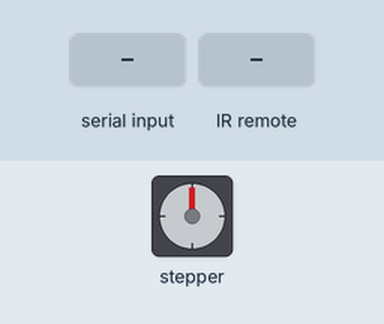
Recording of a sketch running on a simulated Arduino Uno, built with avr-gcc and run on an emulated ATmega328P. Parts: stepper motor. Wiring (inferred from the names in the program): stepper motor (2048 steps per turn assumed): coils pin 8, pin 9, pin 10, pin 11. The test bench sets the inputs (shaded band). What the sketch prints to the serial monitor is not drawn.

Above: at 1.2 s.
1.3 s: "1" received over Serial
At 2.84 s:
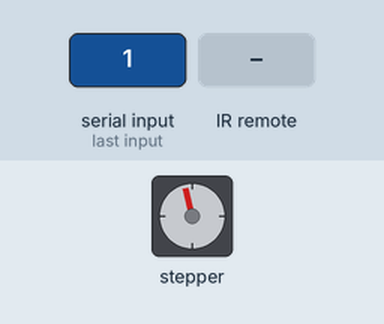
4.3 s: infrared code 0xFF18E7 received
7.3 s: "2" received over Serial
10.3 s: "0" received over Serial
At 10.3 s:
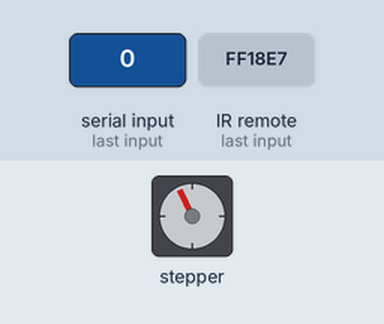
11.8 s: infrared code 0xFF5AA5 received
At 12.3 s:
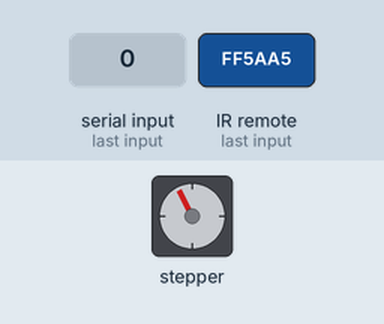
Timing chart, 0 to 14.8 s (numbered marks = the images above; inputs shaded):
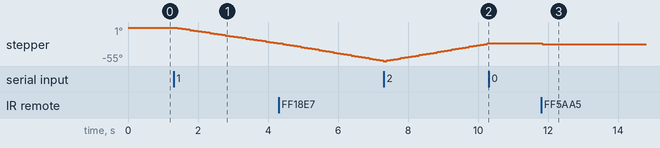

Measured:
- after the input at 1.3 s, stepper: keeps turning counter-clockwise at about 9°/s, starting after 0.12 s
- after the input at 10.3 s, stepper: stops changing and stays -26°

The sketch:

LAB11_Control_Stepper_Motor_by_IR_Remote.ino
```cpp
#include <IRremote.h>
int RECV_PIN = 7;

int motorPin1 = 8;// Blue   - 28BYJ48 pin 1
int motorPin2 = 9;// Pink   - 28BYJ48 pin 2
int motorPin3 = 10;// Yellow - 28BYJ48 pin 3
int motorPin4 = 11;// Orange - 28BYJ48 pin 4
int motorSpeed = 10;     //variable to set stepper speed

char val = '0';

  #define buttonLeft 16734885 // แก้ค่าปุ่มกดที่ 1 ตามรีโมตที่ใช้ // ปุ่มสั่งไว้หมุนวนซ้าย
  #define buttonRight 16716015 // แก้ค่าปุ่มกดที่ 2 ตามรีโมตที่ใช // ปุ่มสั่งหมุนวนขวา
  #define buttonUp 16718055 // แก้ค่าปุ่มกดที่ 3 ตามรีโมตที่ใช้ // ปุ่มเพิ่มความเร็ว
  #define buttonDown 16730805 // แก้ค่าปุ่มกดที่ 4 ตามรีโมตที่ใช้ // ปุ่มลดความเร็ว

  IRrecv irrecv(RECV_PIN);
  decode_results results;


void setup() {
  //declare the motor pins as outputs
  pinMode(motorPin1, OUTPUT);
  pinMode(motorPin2, OUTPUT);
  pinMode(motorPin3, OUTPUT);
  pinMode(motorPin4, OUTPUT);
  pinMode(motorSpeed, OUTPUT);
  irrecv.enableIRIn(); // Start the receiverirrecv.enableIRIn();

  Serial.begin(9600);
}
void loop() {

  if (Serial.available() > 0)
  {
    val = Serial.read();
    Serial.println(val);
  }
  if (val == '1') {
    counterclockwise(); //หมุนวนขวา
  }
  if (val == '2') {
    clockwise();  //หมุนวนซ้าย
  }
  if (val == '0') {  //หยุดหมุน
    digitalWrite(motorPin1, LOW);
    digitalWrite(motorPin2, LOW);
    digitalWrite(motorPin3, LOW);
    digitalWrite(motorPin4, LOW);
  }

  remotecontrol(); // ใช้รีโมต
}
void clockwise () {
  // 1
  digitalWrite(motorPin1, HIGH);
  digitalWrite(motorPin2, LOW);
  digitalWrite(motorPin3, LOW);
  digitalWrite(motorPin4, LOW);
  delay(motorSpeed);
  // 2
  digitalWrite(motorPin1, HIGH);
  digitalWrite(motorPin2, HIGH);
  digitalWrite(motorPin3, LOW);
  digitalWrite(motorPin4, LOW);
  delay (motorSpeed);
  // 3
  digitalWrite(motorPin1, LOW);
  digitalWrite(motorPin2, HIGH);
  digitalWrite(motorPin3, LOW);
  digitalWrite(motorPin4, LOW);
  delay(motorSpeed);
  // 4
  digitalWrite(motorPin1, LOW);
  digitalWrite(motorPin2, HIGH);
  digitalWrite(motorPin3, HIGH);
  digitalWrite(motorPin4, LOW);
  delay(motorSpeed);
  // 5
  digitalWrite(motorPin1, LOW);
  digitalWrite(motorPin2, LOW);
  digitalWrite(motorPin3, HIGH);
  digitalWrite(motorPin4, LOW);
  delay(motorSpeed);
  // 6
  digitalWrite(motorPin1, LOW);
  digitalWrite(motorPin2, LOW);
  digitalWrite(motorPin3, HIGH);
  digitalWrite(motorPin4, HIGH);
  delay (motorSpeed);
  // 7
  digitalWrite(motorPin1, LOW);
  digitalWrite(motorPin2, LOW);
  digitalWrite(motorPin3, LOW);
  digitalWrite(motorPin4, HIGH);
  delay(motorSpeed);
  // 8
  digitalWrite(motorPin1, HIGH);
  digitalWrite(motorPin2, LOW);
  digitalWrite(motorPin3, LOW);
  digitalWrite(motorPin4, HIGH);
  delay(motorSpeed);
}
void counterclockwise() {
  // 1
  digitalWrite(motorPin4, HIGH);
  digitalWrite(motorPin3, LOW);
  digitalWrite(motorPin2, LOW);
  digitalWrite(motorPin1, LOW);
  delay(motorSpeed);
  // 2
  digitalWrite(motorPin4, HIGH);
  digitalWrite(motorPin3, HIGH);
  digitalWrite(motorPin2, LOW);
  digitalWrite(motorPin1, LOW);
  delay (motorSpeed);
  // 3
  digitalWrite(motorPin4, LOW);
  digitalWrite(motorPin3, HIGH);
  digitalWrite(motorPin2, LOW);
  digitalWrite(motorPin1, LOW);
  delay(motorSpeed);
  // 4
  digitalWrite(motorPin4, LOW);
  digitalWrite(motorPin3, HIGH);
  digitalWrite(motorPin2, HIGH);
  digitalWrite(motorPin1, LOW);
  delay(motorSpeed);
  // 5
  digitalWrite(motorPin4, LOW);
  digitalWrite(motorPin3, LOW);
  digitalWrite(motorPin2, HIGH);
  digitalWrite(motorPin1, LOW);
  delay(motorSpeed);
  // 6
  digitalWrite(motorPin4, LOW);
  digitalWrite(motorPin3, LOW);
  digitalWrite(motorPin2, HIGH);
  digitalWrite(motorPin1, HIGH);
  delay (motorSpeed);
  // 7
  digitalWrite(motorPin4, LOW);
  digitalWrite(motorPin3, LOW);
  digitalWrite(motorPin2, LOW);
  digitalWrite(motorPin1, HIGH);
  delay(motorSpeed);
  // 8
  digitalWrite(motorPin4, HIGH);
  digitalWrite(motorPin3, LOW);
  digitalWrite(motorPin2, LOW);
  digitalWrite(motorPin1, HIGH);
  delay(motorSpeed);
}

void remotecontrol() {
  if (irrecv.decode(&results)) {
  Serial.print("รหัสปุ่มกด: ");
  Serial.println(results.value);


  if (results.value == buttonRight) { // ถ้าค่าที่ส่งมาตรงกับ ค่าในตัวแปร code1 ให้ทำใน ปีกกา if
   Serial.println("หมุนขวา");
   clockwise();
  }

  if (results.value == buttonLeft) { // ถ้าค่าที่ส่งมาตรงกับ ค่าในตัวแปร code1 ให้ทำใน ปีกกา if
   Serial.println("หมุนขวา");
   counterclockwise();
  }

   if (results.value == buttonUp) { // ถ้าค่าที่ส่งมาตรงกับ ค่าในตัวแปร code1 ให้ทำใน ปีกกา if
   Serial.println("เพิ่มความเร็ว");
   Serial.println("MotorSpeed");
   Serial.println(motorSpeed);
     if  (3 < motorSpeed) {
         motorSpeed = motorSpeed-1;
        }
   }

    if (results.value == buttonDown) { // ถ้าค่าที่ส่งมาตรงกับ ค่าในตัวแปร code1 ให้ทำใน ปีกกา if
   Serial.println("ลดความเร็ว");
   Serial.println("MotorSpeed");
   Serial.println(motorSpeed);
     if  ( 3 <= motorSpeed ) {
         motorSpeed = motorSpeed+1;
        }
   }

  irrecv.resume(); // Receive the next value
  }

  }
```
